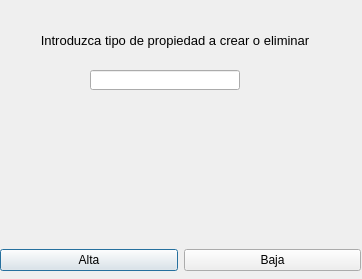
<?xml version="1.0" encoding="UTF-8"?>
<ui version="4.0">
 <class>dlgTipoProp</class>
 <widget class="QDialog" name="dlgTipoProp">
  <property name="geometry">
   <rect>
    <x>0</x>
    <y>0</y>
    <width>362</width>
    <height>279</height>
   </rect>
  </property>
  <property name="windowTitle">
   <string>Gestión - Tipo Propiedades</string>
  </property>
  <widget class="QWidget" name="">
   <property name="geometry">
    <rect>
     <x>0</x>
     <y>0</y>
     <width>361</width>
     <height>271</height>
    </rect>
   </property>
   <layout class="QVBoxLayout" name="verticalLayout">
    <item>
     <widget class="QFrame" name="">
      <widget class="QLineEdit" name="txt">
       <property name="geometry">
        <rect>
         <x>90</x>
         <y>70</y>
         <width>150</width>
         <height>20</height>
        </rect>
       </property>
       <property name="sizePolicy">
        <sizepolicy hsizetype="Fixed" vsizetype="Fixed">
         <horstretch>0</horstretch>
         <verstretch>0</verstretch>
        </sizepolicy>
       </property>
       <property name="minimumSize">
        <size>
         <width>150</width>
         <height>20</height>
        </size>
       </property>
       <property name="maximumSize">
        <size>
         <width>20</width>
         <height>16777215</height>
        </size>
       </property>
       <property name="font">
        <font>
         <stylestrategy>PreferDefault</stylestrategy>
        </font>
       </property>
       <property name="layoutDirection">
        <enum>Qt::LeftToRight</enum>
       </property>
       <property name="alignment">
        <set>Qt::AlignLeading|Qt::AlignLeft|Qt::AlignVCenter</set>
       </property>
      </widget>
      <widget class="QLabel" name="label">
       <property name="geometry">
        <rect>
         <x>40</x>
         <y>30</y>
         <width>270</width>
         <height>20</height>
        </rect>
       </property>
       <property name="minimumSize">
        <size>
         <width>270</width>
         <height>20</height>
        </size>
       </property>
       <property name="maximumSize">
        <size>
         <width>270</width>
         <height>20</height>
        </size>
       </property>
       <property name="font">
        <font>
         <pointsize>10</pointsize>
        </font>
       </property>
       <property name="text">
        <string>Introduzca tipo de propiedad a crear o eliminar</string>
       </property>
       <property name="alignment">
        <set>Qt::AlignCenter</set>
       </property>
      </widget>
     </widget>
    </item>
    <item>
     <layout class="QHBoxLayout" name="horizontalLayout">
      <item>
       <widget class="QPushButton" name="btnAltaTipoProp">
        <property name="text">
         <string>Alta</string>
        </property>
       </widget>
      </item>
      <item>
       <widget class="QPushButton" name="btnBajaTipoProp">
        <property name="text">
         <string>Baja</string>
        </property>
       </widget>
      </item>
     </layout>
    </item>
   </layout>
  </widget>
 </widget>
 <resources/>
 <connections/>
</ui>
